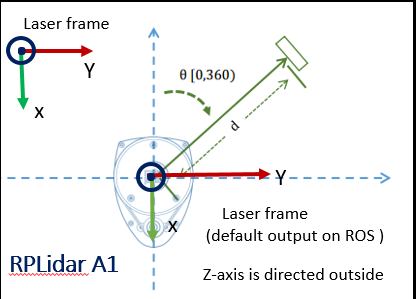
#> input picture pi-code/src/rplidar_ros/rplidar_A1.png, 416 x 299 px, given in place of cam, which was not available
$ python cube_colors.py
#> lines starting #> are read from the running program, lines starting #| are printed output that depends on the picture; after the words box and inside, x2 and y2 are one past the last pixel; in counts of white or black regions, pixels touching at a corner belong together; pictures that were not available may be replaced by others from this repository, and a replacement may not be noted
# # Python code for Multiple Color Detection obtained from geeks for geeks website.

# #modified

# import os
# import numpy as np
# import cv2


# # Capturing video through webcam
# rtsp_url = f"rtsp://10.21.16.67:8554/cam"
# webcam = cv2.VideoCapture(rtsp_url)


# # Start a while loop
# while(1):

# 	# Reading the video from the
# 	# webcam in image frames
# 	_, imageFrame = webcam.read()

# 	# Convert the imageFrame in
# 	# BGR(RGB color space) to
# 	# HSV(hue-saturation-value)
# 	# color space
# 	hsvFrame = cv2.cvtColor(imageFrame, cv2.COLOR_BGR2HSV)

# 	# Set range for red color and
# 	# define mask
# 	red_lower = np.array([136, 87, 111], np.uint8)
# 	red_upper = np.array([180, 255, 255], np.uint8)
# 	red_mask = cv2.inRange(hsvFrame, red_lower, red_upper)

#     # Set range for yellow color and
# 	# define mask
# 	yellow_lower = np.array([20, 100, 100], np.uint8)
# 	yellow_upper = np.array([30, 255, 255], np.uint8)
# 	yellow_mask = cv2.inRange(hsvFrame, yellow_lower, yellow_upper)

# 	# Set range for green color and
# 	# define mask
# 	green_lower = np.array([72, 52, 25], np.uint8)
# 	green_upper = np.array([102, 255, 255], np.uint8)
# 	green_mask = cv2.inRange(hsvFrame, green_lower, green_upper)

# 	# Set range for blue color and
# 	# define mask
# 	blue_lower = np.array([94, 80, 2], np.uint8)
# 	blue_upper = np.array([120, 255, 255], np.uint8)
# 	blue_mask = cv2.inRange(hsvFrame, blue_lower, blue_upper)

# 	# Morphological Transform, Dilation
# 	# for each color and bitwise_and operator
# 	# between imageFrame and mask determines
# 	# to detect only that particular color
# 	kernel = np.ones((5, 5), "uint8")

# 	# For red color
# 	red_mask = cv2.dilate(red_mask, kernel)
# 	res_red = cv2.bitwise_and(imageFrame, imageFrame,
# 							mask = red_mask)

#     # For yellow color
# 	yellow_mask_mask = cv2.dilate(yellow_mask, kernel)
# 	res_yellow = cv2.bitwise_and(imageFrame, imageFrame,
# 							mask = yellow_mask)

# 	# For green color
# 	green_mask = cv2.dilate(green_mask, kernel)
# 	res_green = cv2.bitwise_and(imageFrame, imageFrame,
# 								mask = green_mask)

# 	# For blue color
# 	blue_mask = cv2.dilate(blue_mask, kernel)
# 	res_blue = cv2.bitwise_and(imageFrame, imageFrame,
# 							mask = blue_mask)

# 	# Creating contour to track red color
# 	contours, hierarchy = cv2.findContours(red_mask,
# 										cv2.RETR_TREE,
# 										cv2.CHAIN_APPROX_SIMPLE)

# 	for pic, contour in enumerate(contours):
# 		area = cv2.contourArea(contour)
# 		if(area > 30000):
# 			x, y, w, h = cv2.boundingRect(contour)
# 			imageFrame = cv2.rectangle(imageFrame, (x, y),
# 									(x + w, y + h),
# 									(0, 0, 255), 2)

# 			cv2.putText(imageFrame, "Red Colour", (x, y),
# 						cv2.FONT_HERSHEY_SIMPLEX, 1.0,
# 						(0, 0, 255))

# 	# Creating contour to track green color
# 	contours, hierarchy = cv2.findContours(green_mask,
# 										cv2.RETR_TREE,
# 										cv2.CHAIN_APPROX_SIMPLE)

# 	for pic, contour in enumerate(contours):
# 		area = cv2.contourArea(contour)
# 		if(area > 30000):
# 			x, y, w, h = cv2.boundingRect(contour)
# 			imageFrame = cv2.rectangle(imageFrame, (x, y),
# 									(x + w, y + h),
# 									(0, 255, 0), 2)

# 			cv2.putText(imageFrame, "Green Colour", (x, y),
# 						cv2.FONT_HERSHEY_SIMPLEX,
# 						1.0, (0, 255, 0))

#     # Creating contour to track yellow color
# 	contours, hierarchy = cv2.findContours(yellow_mask,
# 										cv2.RETR_TREE,
# 										cv2.CHAIN_APPROX_SIMPLE)

# 	for pic, contour in enumerate(contours):
# 		area = cv2.contourArea(contour)
# 		if(area > 30000):
# 			x, y, w, h = cv2.boundingRect(contour)
# 			imageFrame = cv2.rectangle(imageFrame, (x, y),
# 									(x + w, y + h),
# 									(0, 255, 255), 2)

# 			cv2.putText(imageFrame, "Yellow Color", (x, y),
# 						cv2.FONT_HERSHEY_SIMPLEX,
# 						1.0, (0, 255, 255))

# 	# Creating contour to track blue color
# 	contours, hierarchy = cv2.findContours(blue_mask,
# 										cv2.RETR_TREE,
# 										cv2.CHAIN_APPROX_SIMPLE)
# 	for pic, contour in enumerate(contours):
# 		area = cv2.contourArea(contour)
# 		if(area > 30000):
# 			x, y, w, h = cv2.boundingRect(contour)
# 			imageFrame = cv2.rectangle(imageFrame, (x, y),
# 									(x + w, y + h),
# 									(255, 0, 0), 2)

# 			cv2.putText(imageFrame, "Blue Colour", (x, y),
# 						cv2.FONT_HERSHEY_SIMPLEX,
# 						1.0, (255, 0, 0))

# 	# Program Termination
# 	cv2.imshow("Multiple Color Detection in Real-TIme", imageFrame)
# 	if cv2.waitKey(10) & 0xFF == ord('q'):
# 		webcam.release()
# 		cv2.destroyAllWindows()
# 		break


import os
import numpy as np
import cv2

# Capturing video through RTSP stream
# rtsp_url = f"rtsp://10.122.180.67:8554/cam" #b - Fundi
# rtsp_url = f"rtsp://10.226.56.67:8554/cam" #Kabbage - Gareth
rtsp_url = f"rtsp://192.168.0.112:8554/cam" #Gamefield
webcam = cv2.VideoCapture(rtsp_url)

# Start a while loop
while True:

    # Read video frame
    ret, imageFrame = webcam.read()
#> imageFrame is the input picture: shape (299, 416, 3); mean B, G, R 240.6, 240.3, 239.8
    if not ret:
        print("Failed to grab frame")
        break

    # Convert BGR to HSV
    hsvFrame = cv2.cvtColor(imageFrame, cv2.COLOR_BGR2HSV)
#> hsvFrame: shape (299, 416, 3); mean H, S, V 6.3, 7.7, 243

    # ---- RED ---- (two ranges, then combine)
    red_lower1 = np.array([0, 120, 70])
    red_upper1 = np.array([10, 255, 255])
    red_lower2 = np.array([170, 120, 70])
    red_upper2 = np.array([180, 255, 255])

    red_mask1 = cv2.inRange(hsvFrame, red_lower1, red_upper1)
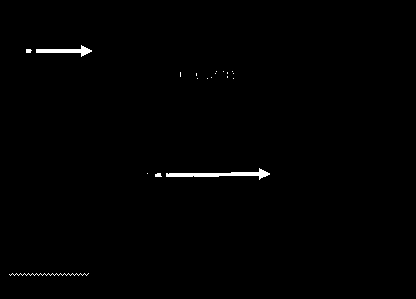
#> red_mask1: shape (299, 416); 0.66% white; 19 white regions (14 under 20 px), largest, box (x1, y1, x2, y2) and area: (166, 168, 270, 180) 428, (36, 45, 92, 57) 252, (9, 273, 89, 276) 80, (155, 173, 162, 177) 23, (26, 49, 32, 53) 21
    red_mask2 = cv2.inRange(hsvFrame, red_lower2, red_upper2)
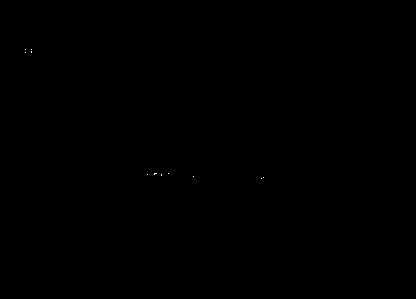
#> red_mask2: shape (299, 416); 0.01% white in thin lines or dots, all inside (x1, y1, x2, y2) = (25, 49, 264, 179)
    red_mask = red_mask1 + red_mask2
#> red_mask: shape (299, 416); 0.68% white; 19 white regions (14 under 20 px), largest, box (x1, y1, x2, y2) and area: (166, 168, 270, 180) 432, (36, 45, 92, 57) 252, (9, 273, 89, 276) 80, (154, 173, 162, 177) 29, (25, 49, 32, 53) 26

    # ---- YELLOW ----
    yellow_lower = np.array([20, 100, 100])
    yellow_upper = np.array([30, 255, 255])
    yellow_mask = cv2.inRange(hsvFrame, yellow_lower, yellow_upper)
#> yellow_mask: shape (299, 416); 0% white in thin lines or dots, all inside (x1, y1, x2, y2) = (184, 71, 227, 78)

    # ---- GREEN ---- (improved range)
    green_lower = np.array([35, 52, 72])
    green_upper = np.array([85, 255, 255])
    green_mask = cv2.inRange(hsvFrame, green_lower, green_upper)
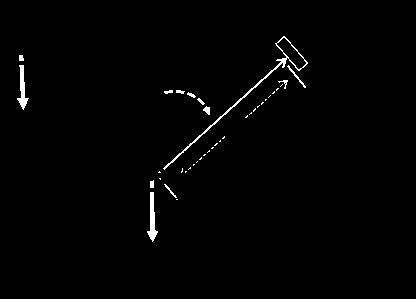
#> green_mask: shape (299, 416); 1.1% white; 38 white regions (25 under 20 px), largest, box (x1, y1, x2, y2) and area: (163, 36, 308, 170) 488, (147, 192, 158, 242) 246, (17, 65, 29, 110) 220

    # ---- BLUE ----
    blue_lower = np.array([90, 80, 40])
    blue_upper = np.array([130, 255, 255])
    blue_mask = cv2.inRange(hsvFrame, blue_lower, blue_upper)
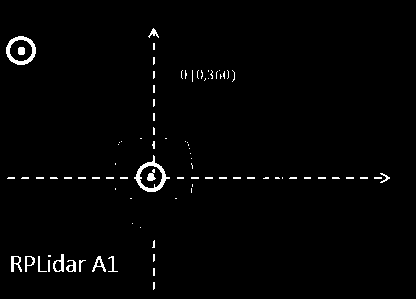
#> blue_mask: shape (299, 416); 1.7% white; 88 white regions (73 under 20 px), largest, box (x1, y1, x2, y2) and area: (134, 155, 170, 192) 356, (6, 36, 36, 65) 315, (53, 254, 64, 272) 91

    # Kernel for dilation
    kernel = np.ones((5, 5), "uint8")

    # Apply dilations
    red_mask = cv2.dilate(red_mask, kernel)
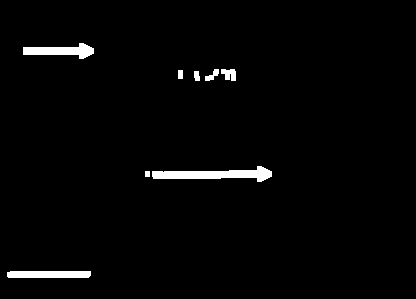
#> red_mask: shape (299, 416); 2.1% white; 8 white regions, largest, box (x1, y1, x2, y2) and area: (152, 166, 272, 182) 1009, (23, 43, 94, 59) 628, (7, 271, 91, 278) 581
    yellow_mask = cv2.dilate(yellow_mask, kernel)
#> yellow_mask: shape (299, 416); 0.08% white; 3 white regions, box (x1, y1, x2, y2) and area: (220, 69, 229, 75) 46, (182, 72, 187, 77) 25, (212, 75, 217, 80) 25
    green_mask = cv2.dilate(green_mask, kernel)
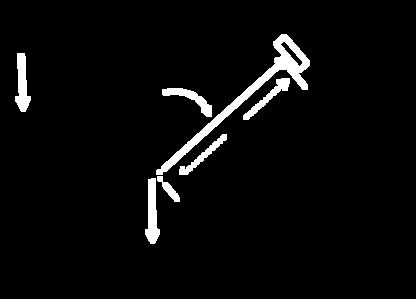
#> green_mask: shape (299, 416); 3.9% white; 7 white regions, largest, box (x1, y1, x2, y2) and area: (156, 34, 310, 175) 2188, (145, 178, 160, 244) 599, (15, 53, 31, 112) 559
    blue_mask = cv2.dilate(blue_mask, kernel)
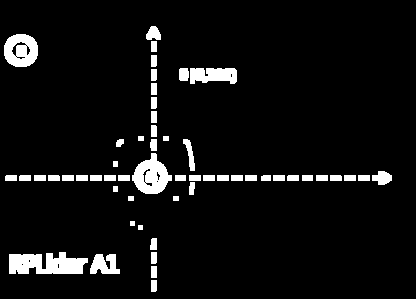
#> blue_mask: shape (299, 416); 6.2% white; 54 white regions

    # ---- Draw contours for each color ----
    area_contours = {"Red":0,"Green":0, "Yellow":0, "Blue":0,  }

    def detect_and_draw(mask, color_bgr, label):
#> called with color_bgr = (0, 255, 255), label = 'Yellow'
        contours, _ = cv2.findContours(mask, cv2.RETR_TREE, cv2.CHAIN_APPROX_SIMPLE)
#> contours = 3 contours, 2 with area under 20; largest, box (x1, y1, x2, y2) and area: (220, 69, 229, 75) 33
        for contour in contours:
            area = cv2.contourArea(contour)
            if area > 30000:
                area_contours[label]=area

                x, y, w, h = cv2.boundingRect(contour)
                cv2.rectangle(imageFrame, (x, y), (x + w, y + h), color_bgr, 2)
                cv2.putText(imageFrame, label, (x, y-10), cv2.FONT_HERSHEY_SIMPLEX,
                            1.0, color_bgr, 2)
#> this loop made 3 passes
#> area on pass 3: 33
#> after the loop, area_contours = {'Red': 0, 'Green': 0, 'Yellow': 0, 'Blue': 0}

    # detect_and_draw(red_mask,   (0, 0, 255), "Red")
    # detect_and_draw(green_mask, (0, 255, 0), "Green")
    detect_and_draw(yellow_mask,(0, 255, 255), "Yellow")
    detect_and_draw(blue_mask,  (255, 0, 0), "Blue")
#> in detect_and_draw (call 2), `contours, _ = cv2.findContours(mask, cv2.RETR_TREE, cv2.CHAIN_APPROX_S..`: contours = 68 contours, 11 with area under 20; largest, box (x1, y1, x2, y2) and area: (9, 252, 88, 274) 1196, (132, 153, 172, 194) 976, (4, 34, 38, 67) 882, (190, 68, 237, 84) 559, (90, 254, 120, 274) 368
#> the loop in detect_and_draw (call 2), `for contour in contours:` made 68 passes
#> area on passes 1, 3, 4, 5, 9, 15, 18, 21, 23, 35, 37, 38: 54.5, 367.5, 54.5, 1195.5, 59, 51, 54.5, 54.5, 43.5, 54.5, 54.5, 54.5
#> (contour, area) on passes 2, 12, 13, 14, 16, 17: ([[151, 266], [151, 277], [156, 277], [156, 266]], 55), ([[173, 196], [173, 200], [178, 200], [178, 196]], 20), ([[128, 196], [128, 200], [133, 200], [133, 196]], 20), ([[113, 186], [113, 191], [117, 191], [117, 186]], 20), ([[358, 175], [358, 180], [369, 180], [369, 175]], 55), ([[344, 175], [344, 180], [355, 180], [355, 175]], 55)
    # print(area_contours)

    print(max(area_contours, key=area_contours.get), area_contours)
#| Red {'Red': 0, 'Green': 0, 'Yellow': 0, 'Blue': 0}

    # Show result
    cv2.imshow("Multiple Color Detection in Real-Time", imageFrame)

    # Quit on 'q'
    if cv2.waitKey(10) & 0xFF == ord('q'):
#> (key q is pressed here)
        break

# Cleanup
webcam.release()
cv2.destroyAllWindows()
